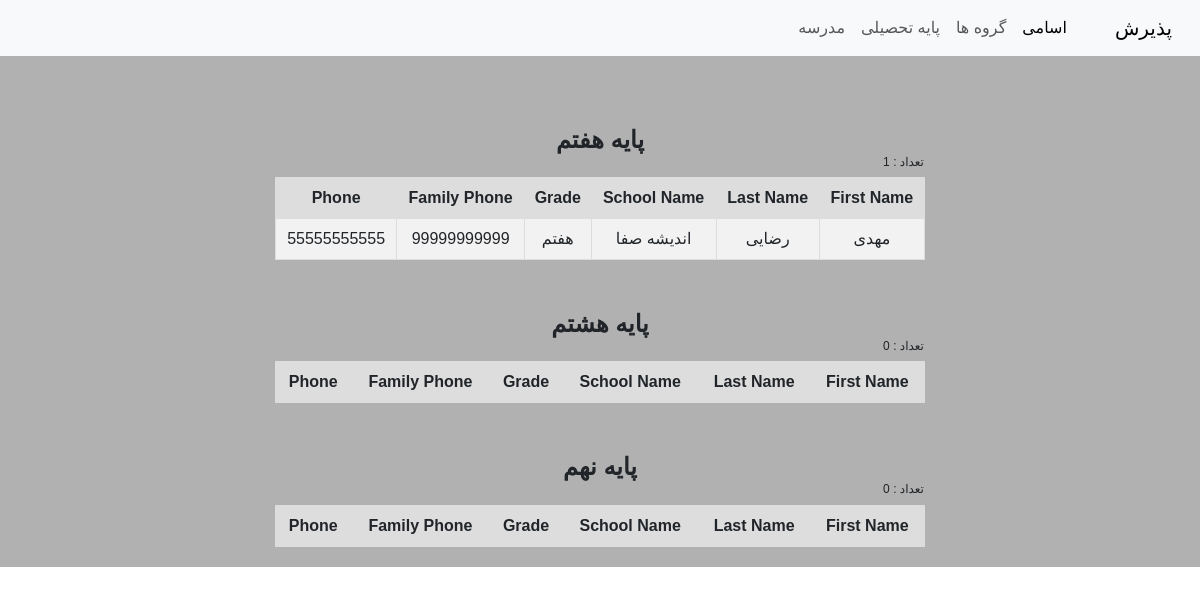
The app's page /grade/, older data.
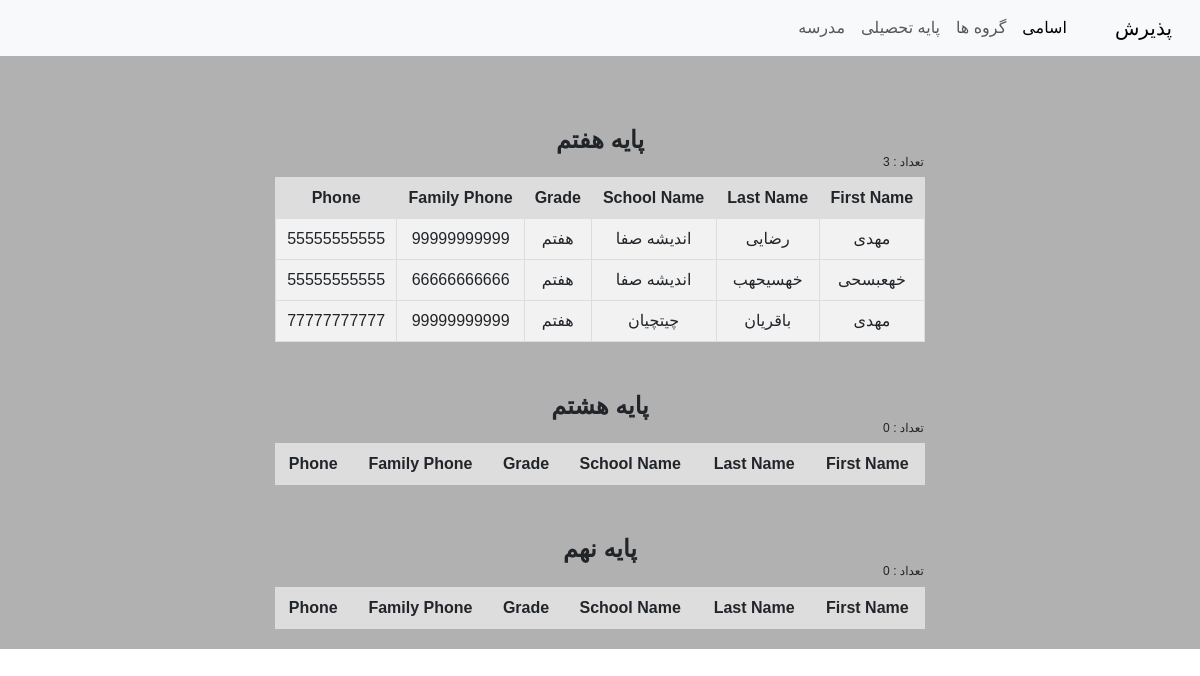
The same page, newer data.
### home/models.py (models this page shows)
class Paziresh(models.Model):
    fname = models.CharField(max_length=100)
    lname = models.CharField(max_length=500)
    school_name = models.CharField(max_length=500)
    grade = models.CharField(max_length=50)
    phone = models.CharField(max_length=20)
    parent_phone = models.CharField(max_length=20)
    group_name = models.CharField(max_length=50)
    created_bey = models.CharField(max_length=50)
    GPA = models.CharField(max_length=10)
    pool = models.CharField(max_length=10)
    created = models.DateTimeField(auto_now=True)

### home/views.py (the view)
# urls.py: path('grade/', views.grade, name='grade'),
def grade(request):
    haftom = Paziresh.objects.all().filter(grade='هفتم')
    haftom_count = Paziresh.objects.all().filter(grade='هفتم').count()
    hashtom = Paziresh.objects.all().filter(grade='هشتم')
    hashtom_count = Paziresh.objects.all().filter(grade='هشتم').count()
    nohom = Paziresh.objects.all().filter(grade='نهم')
    nohem_count = Paziresh.objects.all().filter(grade='نهم').count()
    return render(request, 'grade.html', {'haftom':haftom, 'haftom_count':haftom_count,
                                          'hashtom':hashtom, 'hashtom_count':hashtom_count,
                                          'nohom':nohom, 'nohem_count':nohem_count,})

### templates/grade.html (shortened to what this page needs)
{% extends 'base.html' %}
 {% block c %}
<div class="table-container">
<h1>پایه هفتم</h1>
 <h6> تعداد : {{ haftom_count }}</h6>
 <table style="border-collapse: collapse; background-color: #f2f2f2;">
    <tr style="background-color: #ddd;">
        <th style="border: 1px solid #ddd; padding: 8px;">First Name</th>
        <th style="border: 1px solid #ddd; padding: 8px;">Last Name</th>
        <th style="border: 1px solid #ddd; padding: 8px;">School Name</th>
        <th style="border: 1px solid #ddd; padding: 8px;">Grade</th>
        <th style="border: 1px solid #ddd; padding: 8px;">Family Phone</th>
        <th style="border: 1px solid #ddd; padding: 8px;">Phone</th>
    </tr>
    {% for student in haftom %}
    <tr style="border: 1px solid #ddd;">
        <td style="border: 1px solid #ddd; padding: 8px;">{{ student.fname }}</td>
        <td style="border: 1px solid #ddd; padding: 8px;">{{ student.lname }}</td>
        <td style="border: 1px solid #ddd; padding: 8px;">{{ student.school_name }}</td>
        <td style="border: 1px solid #ddd; padding: 8px;">{{ student.grade }}</td>
        <td style="border: 1px solid #ddd; padding: 8px;">{{ student.parent_phone }}</td>
        <td style="border: 1px solid #ddd; padding: 8px;">{{ student.phone }}</td>
    </tr>
    {% endfor %}
</table>
</div>
<div class="table-container">
    <h1>پایه هشتم</h1>
    <h6> تعداد : {{ hashtom_count }}</h6>
 <table style="border-collapse: collapse ; background-color: #f2f2f2;">
    <tr style="background-color: #ddd;">
        <th style="border: 1px solid #ddd; padding: 8px;">First Name</th>
        <th style="border: 1px solid #ddd; padding: 8px;">Last Name</th>
        <th style="border: 1px solid #ddd; padding: 8px;">School Name</th>
        <th style="border: 1px solid #ddd; padding: 8px;">Grade</th>
        <th style="border: 1px solid #ddd; padding: 8px;">Family Phone</th>
        <th style="border: 1px solid #ddd; padding: 8px;">Phone</th>
    </tr>
</table>
<div class="table-container">
    <h1>پایه نهم</h1>
    <h6> تعداد : {{ nohem_count }}</h6>
 <table style="border-collapse: collapse ; background-color: #f2f2f2;">
    <tr style="background-color: #ddd;">
        <th style="border: 1px solid #ddd; padding: 8px;">First Name</th>
        <th style="border: 1px solid #ddd; padding: 8px;">Last Name</th>
        <th style="border: 1px solid #ddd; padding: 8px;">School Name</th>
        <th style="border: 1px solid #ddd; padding: 8px;">Grade</th>
        <th style="border: 1px solid #ddd; padding: 8px;">Family Phone</th>
        <th style="border: 1px solid #ddd; padding: 8px;">Phone</th>
    </tr>
</table>
 {% endblock %}

### templates/base.html (shortened to what this page needs)
<!DOCTYPE html>
<html lang="fa-IR">
<head>
     <link href="https://cdn.jsdelivr.net/npm/bootstrap@5.3.0/dist/css/bootstrap.min.css" rel="stylesheet">
 </head>
<body>
      <nav class="navbar navbar-expand-lg bg-body-tertiary">
        <div class="container-fluid">
          <a class="navbar-brand" href="{% url 'create' %}" >پذیرش</a>
          <div class="collapse navbar-collapse" id="navbarNav">
            <ul class="navbar-nav">
              <li class="nav-item">
                <a class="nav-link active" aria-current="page" href="{% url 'allstudent' %}">اسامی</a>
              </li>
              <li class="nav-item">
                <a class="nav-link" href="{% url 'group' %}">گروه ها</a>
              </li>
              <li class="nav-item">
                <a class="nav-link" href="{% url 'grade' %}">پایه تحصیلی</a>
              </li>
              <li class="nav-item">
                <a class="nav-link" href="{% url 'school' %}">مدرسه</a>
              </li>
            </ul>
          </div>
        </div>
      </nav>
       <div class="jumbotron" >
        {% block c %}
         {% endblock %}
      </div>
 </body>
</html>

### templates/base.html (style rules this page uses)
body { direction: rtl; font-family: Calibre, sans-serif; }
.jumbotron { padding: 20px; margin-bottom: 20px; background-color: rgb(177, 177, 177); text-align: center; }
.navbar { justify-content: center; }

### templates/grade.html (style rules this page uses)
body { direction: rtl; font-family: Calibre, sans-serif; }
body, td, th { font-family: Calibre, sans-serif; }
*:lang(fa) { font-family: Btitr, sans-serif; }
.table-container { display: flex; justify-content: center; align-items: center; flex-direction: column; }
.table-container table { margin: 0 auto; width: 650px; border-collapse: collapse; background-color: #f2f2f2; }
.table-container h1 { margin-top: 50px; margin-bottom: 0; font-weight: bold; font-size: 24px; text-align: center; }
.table-container h6 { margin-top: 0; margin-right: -607px; font-size: 12px; text-align:right; }

Row changes from the older to the newer data that the page shows:
added Paziresh: fname "خهعبسحی", lname "خهسیحهب", school_name "اندیشه‌ صفا", grade "هفتم", parent_phone "66666666666", phone "55555555555"
added Paziresh: fname "مهدی", lname "باقریان", school_name "چیتچیان", grade "هفتم", parent_phone "99999999999", phone "77777777777"
Text that changed along with them:
{{ haftom_count }}: "1" → "3"
